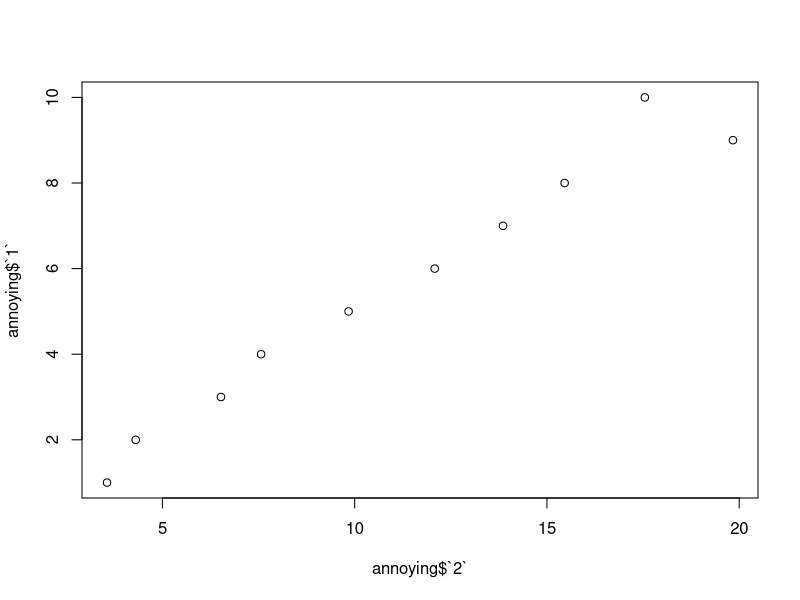

This chart was generated by the following R code: (Note: this script raises an error after producing the figure.)
# ---- 4.4 exercise answers ----

# let's work through this together
# http://r4ds.had.co.nz/tibbles.html#exercises-18

# load library
library(tidyverse)

# 1. how to tell if an object is a tibble
class(mtcars)
mtcars_tib=as_tibble(mtcars)
class(mtcars_tib)

# 2. compare/contrast operations on data frames and tibbles.
# what is different? why might the default data frame behaviors cause you frames cause you frustration?
df=data.frame(abc=1,xyz="a")
tib=as_tibble(df)
df$x # this doesn't really exist but it works
tib$x # this doesn't work
tib$xyz # only this works

df[,"xyz"]
tib[["xyz"]]
class(df[,"abc"])
class(tib[["abc"]]) # need [[ or pull() from dplyr

df[,c("abc","xyz")]
tib[c("abc","xyz")] # don't need ","

# 3. if you have a variable stored in an object var="mpg" how can you extract the reference variable from the tibble
var="mpg"
test_df=mtcars %>% .$mpg
test_df2=mtcars %>% .[[var]] # can use var in subset

test_tib=mtcars_tib %>% .$mpg
test_tib2=mtcars_tib %>% .[[var]] # also works for tibbles
# helpful for using this in a loop
# see tidyeval for quoted variables in select()

# 4. (part 1) extract variable called 1.
annoying <- tibble(
  `1` = 1:10,
  `2` = `1` * 2 + rnorm(length(`1`))
)

annoying$`1`

# 4. (part 2) plot scatterplot of 1 vs 2
plot(annoying$`1`~annoying$`2`)

# 4. (part 3) create a new column called 3 which is 2 divided by 1
annoying_new=annoying %>% mutate(`3`=`2`/`1`)
annoying_new
# could also use $ opperator annoying$`3`=annoying$`2`/annoying$`1`

# 4. (part 4) rename columns one, two, three
annoying_new2=annoying_new %>% transmute(one=`1`,
                                        two=`2`,
                                        three=`3`)
annoying_new2
# there is also a rename() function

# 5. what does tibble::enframe() do? when might you use it?
tibble::enframe()
# "Converts named atomic vectors or lists to two-column data frames."
# use it to add these data to a tibble or data frame or when using gather and spread

# 6. what option controls how many additional column names are printed at the footer of a tibble?
annoying_new2
m=2
n=10 # doesn't seem to be work (?)
options(tibble.print_max=n,tibble.print_min=m) # if more than m rows print n rows
annoying_new2
#options(dplyr.print_min=Inf) # to show all rows



